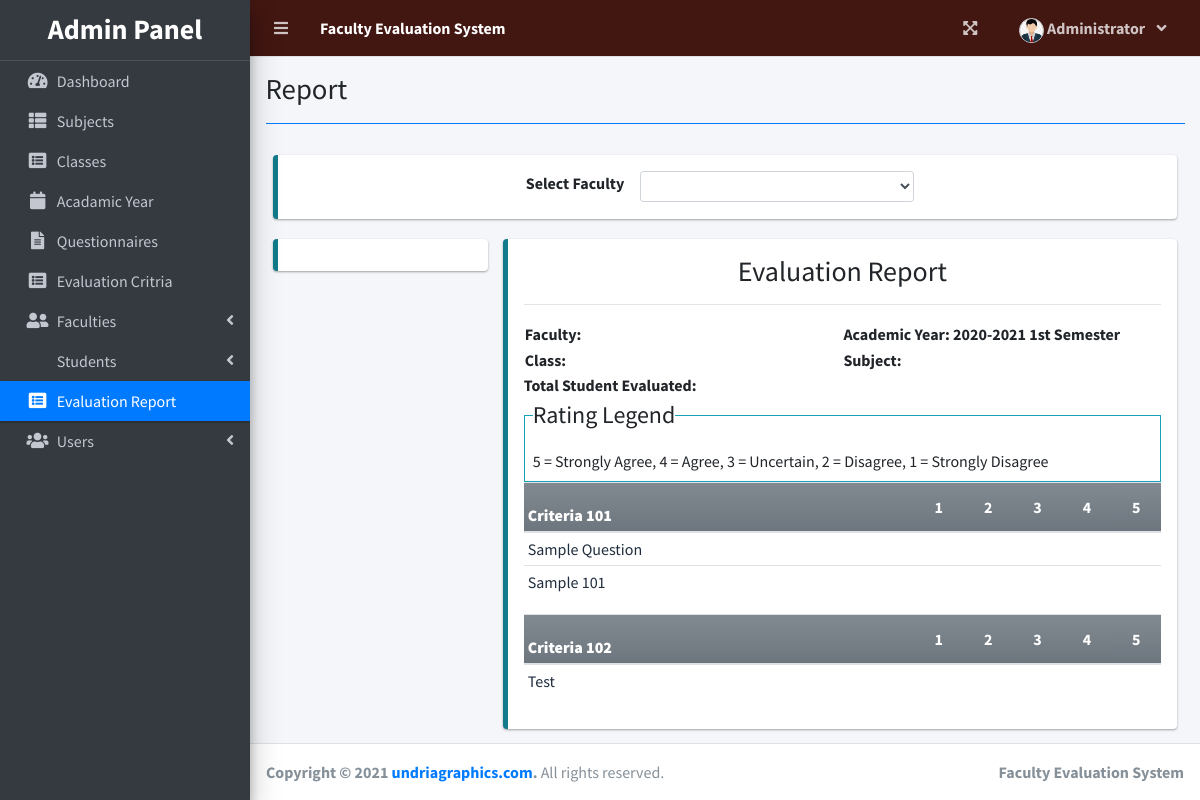
The page /index.php?page=report (signed in) on the database its author committed.
### tables this page shows
CREATE TABLE `criteria_list` (
  `id` int(30) NOT NULL,
  `criteria` text NOT NULL,
  `order_by` int(30) NOT NULL
);

CREATE TABLE `question_list` (
  `id` int(30) NOT NULL,
  `academic_id` int(30) NOT NULL,
  `question` text NOT NULL,
  `order_by` int(30) NOT NULL,
  `criteria_id` int(30) NOT NULL
);

### admin/report.php (the view, shortened to what this page needs)
<?php $faculty_id = isset($_GET['fid']) ? $_GET['fid'] : '' ; ?>
<?php
function ordinal_suffix($num){
    $num = $num % 100;
    if($num < 11 || $num > 13){
         switch($num % 10){
            case 1: return $num.'st';
        }
    }
    return $num.'th';
}
?>
<div class="col-lg-12">
	<div class="callout callout-info">
		<div class="d-flex w-100 justify-content-center align-items-center">
			<label for="faculty">Select Faculty</label>
			<div class=" mx-2 col-md-4">
			<select name="" id="faculty_id" class="form-control form-control-sm select2">
				<option value=""></option>
				<?php
				$faculty = $conn->query("SELECT *,concat(firstname,' ',lastname) as name FROM faculty_list order by concat(firstname,' ',lastname) asc");
				while($row=$faculty->fetch_assoc()):
				?>
				<option value="<?php echo $row['id'] ?>" <?php echo isset($faculty_id) && $faculty_id == $row['id'] ? "selected" : "" ?>><?php echo ucwords($row['name']) ?></option>
				<?php endwhile; ?>
			</select>
			</div>
		</div>
	</div>
	<div class="row">
	</div>
	<div class="row">
		<div class="col-md-3">
			<div class="callout callout-info">
			</div>
		</div>
		<div class="col-md-9">
			<div class="callout callout-info" id="printable">
			<div>
			<h3 class="text-center">Evaluation Report</h3>
			<hr>
			<table width="100%">
					<tr>
						<td width="50%"><p><b>Faculty: <span id="fname"></span></b></p></td>
						<td width="50%"><p><b>Academic Year: <span id="ay"><?php echo $_SESSION['academic']['year'].' '.(ordinal_suffix($_SESSION['academic']['semester'])) ?> Semester</span></b></p></td>
					</tr>
					<tr>
						<td width="50%"><p><b>Class: <span id="classField"></span></b></p></td>
						<td width="50%"><p><b>Subject: <span id="subjectField"></span></b></p></td>
					</tr>
			</table>
				<p class=""><b>Total Student Evaluated: <span id="tse"></span></b></p>
			</div>
				<fieldset class="border border-info p-2 w-100">
				   <legend  class="w-auto">Rating Legend</legend>
				   <p>5 = Strongly Agree, 4 = Agree, 3 = Uncertain, 2 = Disagree, 1 = Strongly Disagree</p>
				</fieldset>
				<?php
						$criteria = $conn->query("SELECT * FROM criteria_list where id in (SELECT criteria_id FROM question_list where academic_id = {$_SESSION['academic']['id']} ) order by abs(order_by) asc ");
						while($crow = $criteria->fetch_assoc()):
					?>
					<table class="table table-condensed wborder">
						<thead>
							<tr class="bg-gradient-secondary">
								<th class=" p-1"><b><?php echo $crow['criteria'] ?></b></th>
								<th width="5%" class="text-center">1</th>
								<th width="5%" class="text-center">2</th>
								<th width="5%" class="text-center">3</th>
								<th width="5%" class="text-center">4</th>
								<th width="5%" class="text-center">5</th>
							</tr>
						</thead>
						<tbody class="tr-sortable">
							<?php
							$questions = $conn->query("SELECT * FROM question_list where criteria_id = {$crow['id']} and academic_id = {$_SESSION['academic']['id']} order by abs(order_by) asc ");
							while($row=$questions->fetch_assoc()):
							?>
							<tr class="bg-white">
								<td class="p-1" width="40%">
									<?php echo $row['question'] ?>
								</td>
								<?php for($c=1;$c<=5;$c++): ?>
								<td class="text-center">
			                      </div>
								</td>
								<?php endfor; ?>
							</tr>
							<?php endwhile; ?>
						</tbody>
					</table>
					<?php endwhile; ?>

### rows shown on the page
criteria_list: criteria "Criteria 101"
question_list: question "Sample Question"
question_list: question "Sample 101"
criteria_list: criteria "Criteria 102"
question_list: question "Test"

### other values the page prints
$_SESSION['system']['name'] "Faculty Evaluation System"
$_SESSION['login_firstname'] "Administrator"
$title "Report"
$_SESSION['academic']['year'] "2020-2021"
ordinal_suffix($_SESSION['academic']['semester']) "1st"
